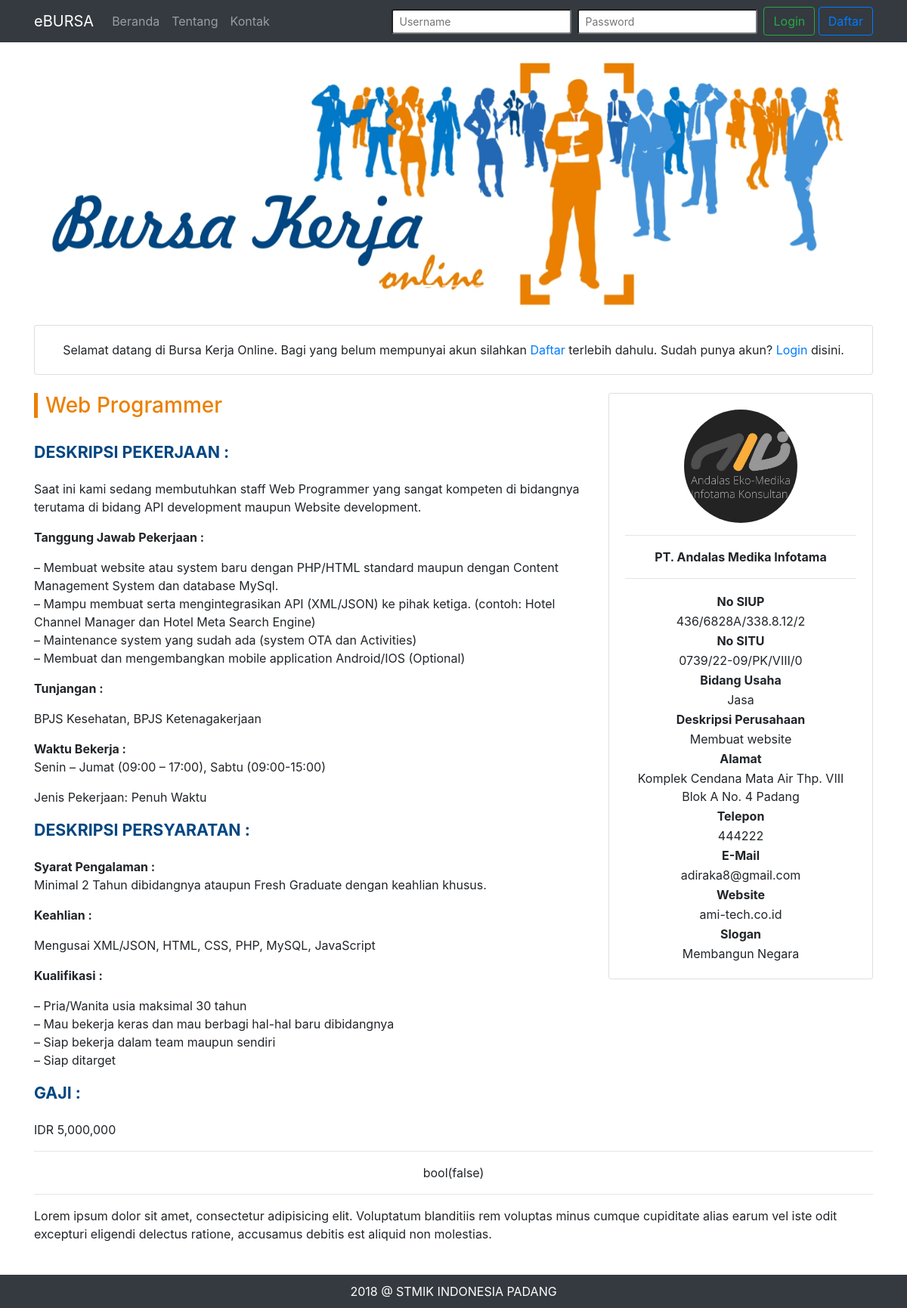
Screenshot of /main.php?page=detail-loker&id=3 with the database file from the repository.
### tables this page shows
CREATE TABLE `lowongan` (
  `id` int(11) NOT NULL AUTO_INCREMENT,
  `profil_perusahaan_id` int(11) NOT NULL,
  `judul` varchar(255) NOT NULL,
  `tanggal_mulai` date NOT NULL,
  `tanggal_selesai` date NOT NULL,
  `deskripsi_pekerjaan` text NOT NULL,
  `deskripsi_persyaratan` text NOT NULL,
  `gaji` int(11) NOT NULL,
  `status` tinyint(1) NOT NULL,
  `dibuat_pada` date NOT NULL,
  PRIMARY KEY (`id`),
  KEY `profil_perusahaan_id` (`profil_perusahaan_id`)
);

CREATE TABLE `profil_perusahaan` (
  `id` int(11) NOT NULL AUTO_INCREMENT,
  `user_akun_id` int(11) NOT NULL,
  `nama_perusahaan` varchar(50) NOT NULL,
  `no_siup` varchar(20) NOT NULL,
  `no_situ` varchar(20) NOT NULL,
  `bidang_usaha` varchar(50) NOT NULL,
  `alamat` text,
  `telepon` varchar(20) DEFAULT NULL,
  `deskripsi_perusahaan` text,
  `website` varchar(50) DEFAULT NULL,
  `email` varchar(50) NOT NULL,
  `logo_perusahaan` varchar(100) DEFAULT NULL,
  `slogan` varchar(50) DEFAULT NULL,
  `dibuat_pada` date NOT NULL,
  PRIMARY KEY (`id`),
  KEY `user_akun_id` (`user_akun_id`)
);

### views/detail-loker.php (the view, shortened to what this page needs)
<?php include "views/partials/carousel.php"; ?>
<div class="card bg-scondary my-4 text-center">
	<div class="card-body">
		<p class="m-0">
			Selamat datang di Bursa Kerja Online. Bagi yang belum mempunyai akun silahkan
			<a href="?page=daftar">Daftar</a> terlebih dahulu. Sudah punya akun?
			<a href="?page=login">Login</a> disini.
		</p>
	</div>
</div>
<?php
	$id = $_GET['id'];
	$query = "SELECT * FROM lowongan WHERE id = '$id'";
	$process = mysqli_query($conn, $query);
	$data = mysqli_fetch_assoc($process);
	$query2 = "SELECT * FROM profil_perusahaan WHERE id = '".$data['profil_perusahaan_id']."'";
	$process2 = mysqli_query($conn, $query2);
	$data2 = mysqli_fetch_assoc($process2);
?>
<div class="row">
	<div class="col-md-8">
		<h3 class="home-title"><?php echo $data['judul'] ?></h3>
		<div class="loker-sub-head">DESKRIPSI PEKERJAAN :</div>
		<div><?php echo $data['deskripsi_pekerjaan'] ?></div>
		<div class="loker-sub-head">DESKRIPSI PERSYARATAN :</div>
		<div><?php echo $data['deskripsi_persyaratan'] ?></div>
		<div class="loker-sub-head">GAJI :</div>
		<div>IDR <?php echo number_format($data['gaji'], 0) ?></div>
	</div>
	<div class="col-md-4">
		<div class="card">
			<div class="card-body">
				<div>
					<table width="100%">
						<tr>
							<td class="text-center">
								<img src="assets/img/profil/perusahaan/<?php echo $data2["logo_perusahaan"] ?>" class="rounded-circle text-center" height="150px"><hr>
								<p><strong><?php echo $data2['nama_perusahaan'] ?></strong></p>
								<hr>
							</td>
						</tr>
						<tr>
							<td class="text-center"><strong>No SIUP</strong></td>
						</tr>
						<tr>
							<td class="text-center"><?php echo $data2['no_siup'] ?></td>
						</tr>
						<tr>
							<td class="text-center"><strong>No SITU</strong></td>
						</tr>
						<tr>
							<td class="text-center"><?php echo $data2['no_situ'] ?></td>
						</tr>
						<tr>
							<td class="text-center"><strong>Bidang Usaha</strong></td>
						</tr>
						<tr>
							<td class="text-center"><?php echo $data2['bidang_usaha'] ?></td>
						</tr>
						<tr>
							<td class="text-center"><strong>Deskripsi Perusahaan</strong></td>
						</tr>
						<tr>
							<td class="text-center"><?php echo $data2['deskripsi_perusahaan'] ?></td>
						</tr>
						<tr>
							<td class="text-center"><strong>Alamat</strong></td>
						</tr>
						<tr>
							<td class="text-center"><?php echo $data2['alamat'] ?></td>
						</tr>
						<tr>
							<td class="text-center"><strong>Telepon</strong></td>
						</tr>
						<tr>
							<td class="text-center"><?php echo $data2['telepon'] ?></td>
						</tr>
						<tr>
							<td class="text-center"><strong>E-Mail</strong></td>
						</tr>
						<tr>
							<td class="text-center"><?php echo $data2['email'] ?></td>
						</tr>
						<tr>
							<td class="text-center"><strong>Website</strong></td>
						</tr>
						<tr>
							<td class="text-center"><?php echo $data2['website'] ?></td>
						</tr>
						<tr>
							<td class="text-center"><strong>Slogan</strong></td>
						</tr>
						<tr>
							<td class="text-center"><?php echo $data2['slogan'] ?></td>
						</tr>
					</table>
				</div>
			</div>
		</div>
	</div>
</div><hr>
<div class="row">
	<div class="col-md-12 text-center">
		<?php
			var_dump(isset($_SESSION['hak_akses']));
		?>
	</div>
</div><hr>
<div class="row">
	<div class="col-md-12">
		<p>
			Lorem ipsum dolor sit amet, consectetur adipisicing elit. Voluptatum blanditiis rem voluptas minus cumque cupiditate alias earum vel iste odit excepturi eligendi delectus ratione, accusamus debitis est aliquid non molestias.
		</p>
	</div>
</div>

### assets/css/app.css (style rules this page uses)
.home-title { margin-bottom: 30px; color: #eb8000; border-left: 5px solid; padding-left: 10px; }
.loker-sub-head { font-weight: 700; font-size: 16pt; padding-bottom: 20px; color: #004682; }

### rows the page displays
lowongan: judul "Web Programmer", deskripsi_pekerjaan "Saat ini kami sedang membutuhkan staff Web Programmer yang sangat kompeten di bidangnya terutama di bidang API development maupun Website development. Tanggung Jawab Pekerjaan : – Membuat website atau system baru dengan PHP/HTML standard maupun dengan Content Management System dan database MySql. – Mampu membuat serta mengintegrasikan API (XML/JSON) ke pihak ketiga. (contoh: Hotel Channel Manager dan Hotel Meta Search Engine) – Maintenance system yang sudah ada (system OTA dan Activities) – Membuat dan mengembangkan mobile application Android/IOS (Optional) Tunjangan : BPJS Kesehatan, BPJS Ketenagakerjaan Waktu Bekerja : Senin – Jumat (09:00 – 17:00), Sabtu (09:00-15:00) Jenis Pekerjaan:…", deskripsi_persyaratan "Syarat Pengalaman : Minimal 2 Tahun dibidangnya ataupun Fresh Graduate dengan keahlian khusus. Keahlian : Mengusai XML/JSON, HTML, CSS, PHP, MySQL, JavaScript Kualifikasi : – Pria/Wanita usia maksimal 30 tahun – Mau bekerja keras dan mau berbagi hal-hal baru dibidangnya – Siap bekerja dalam team maupun sendiri – Siap ditarget", gaji "5,000,000"
profil_perusahaan: logo_perusahaan (picture), nama_perusahaan "PT. Andalas Medika Infotama", no_siup "436/6828A/338.8.12/2", no_situ "0739/22-09/PK/VIII/0", bidang_usaha "Jasa", deskripsi_perusahaan "Membuat website", alamat "Komplek Cendana Mata Air Thp. VIII Blok A No. 4 Padang", telepon "444222", email "adiraka8@gmail.com", website "ami-tech.co.id", slogan "Membangun Negara"
